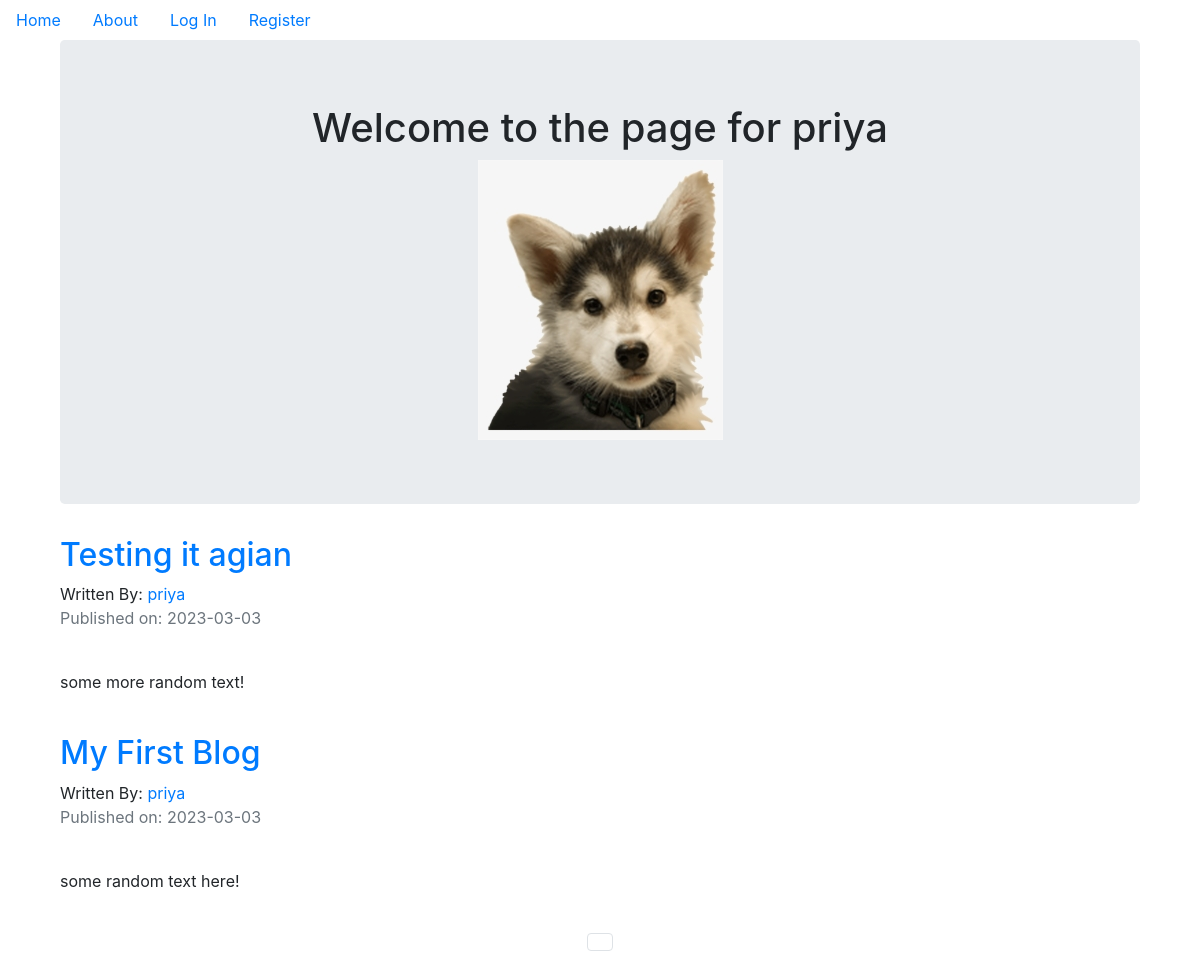
Screenshot of /priya with the database file from the repository.
### puppycompanyblog/models.py (models this page shows, shortened)
class User(db.Model, UserMixin):
    __tablename__ = 'users'
    id = db.Column(db.Integer, primary_key = True)
    profile_image = db.Column(db.String(20), nullable=False, default='default_profile.png')
    email = db.Column(db.String(64), unique=True, index=True)
    username = db.Column(db.String(64), unique=True, index=True)
    password_hash = db.Column(db.String(128))
    posts = db.relationship('BlogPost', backref='author', lazy=True)

class BlogPost(db.Model):
    users = db.relationship(User)
    id = db.Column(db.Integer, primary_key=True)
    user_id = db.Column(db.Integer, db.ForeignKey('users.id'), nullable=False)
    date = db.Column(db.DateTime, nullable=False, default=datetime.utcnow)
    title = db.Column(db.String(140), nullable=False)
    text = db.Column(db.Text, nullable=False)

### puppycompanyblog/users/views.py (the view)
@users.route("/<username>")
def user_posts(username):
    page = request.args.get('page', 1, type=int)
    user = User.query.filter_by(username=username).first_or_404()
    blog_posts = BlogPost.query.filter_by(author=user).order_by(BlogPost.date.desc()).paginate(page=page, per_page=5)
    return render_template('user_blog_posts.html', blog_posts=blog_posts, user=user)

### puppycompanyblog/templates/user_blog_posts.html
{%extends 'base.html'%}
{%block content%}
<div class="container">
  <div class="jumbotron">
    <div align='center'>
      <h1>Welcome to the page for {{user.username}}</h1>
      <img align='center' src="{{url_for('static',filename='profile_pics/'+user.profile_image)}}">
    </div>
  </div>
{%for post in blog_posts.items%}
  <h2><a href="{{url_for('blog_posts.blog_post',blog_post_id=post.id)}}">{{post.title}}</a></h2>
  Written By: <a href="{{url_for('users.user_posts',username=post.author.username)}}">{{post.author.username}}</a>
  <p class='text-muted'>Published on: {{post.date.strftime("%Y-%m-%d")}}</p>
    <br>
    <p>{{post.text}}</p>
    <br>
{%endfor%}
</div>
<nav aria-label='Page Navigation example'>
  <ul class="pagination justify-content-center">
    {% for page_num in blog_posts.iter_pages(left_edge=1,right_edge=1,left_current=1,right_current=2) %}
      {%if blog_posts.page==page_num%}
      <li class='page-item disabled'>
        <a class="page-link" href="url_for('users.user_posts',username=user.username,page=page_num)"></a>
      </li>
      {%else%}
        <li class="page-item"><a class="page-link" href="{{ url_for('users.user_posts', username=user.username, page=page_num) }}">{{ page_num }}</a></li>
      {%endif%}
    {%endfor%}
  </ul>
</nav>
{%endblock%}

### rows the page displays
User: username "priya", profile_image (placeholder picture)
BlogPost: title "Testing it agian", author.username "priya", date "2023-03-03", text "some more random text!"
BlogPost: title "My First Blog", author.username "priya", date "2023-03-03", text "some random text here!"
